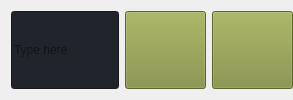
                        <widget class="QFrame" name="input_area">
                         <property name="sizePolicy">
                          <sizepolicy hsizetype="MinimumExpanding" vsizetype="MinimumExpanding">
                           <horstretch>0</horstretch>
                           <verstretch>0</verstretch>
                          </sizepolicy>
                         </property>
                         <property name="minimumSize">
                          <size>
                           <width>200</width>
                           <height>50</height>
                          </size>
                         </property>
                         <property name="frameShape">
                          <enum>QFrame::NoFrame</enum>
                         </property>
                         <property name="frameShadow">
                          <enum>QFrame::Raised</enum>
                         </property>
                         <layout class="QHBoxLayout" name="horizontalLayout_6" stretch="8,1,1">
                          <property name="rightMargin">
                           <number>0</number>
                          </property>
                          <item>
                           <widget class="QLineEdit" name="input">
                            <property name="sizePolicy">
                             <sizepolicy hsizetype="Expanding" vsizetype="Expanding">
                              <horstretch>0</horstretch>
                              <verstretch>0</verstretch>
                             </sizepolicy>
                            </property>
                            <property name="minimumSize">
                             <size>
                              <width>0</width>
                              <height>45</height>
                             </size>
                            </property>
                            <property name="styleSheet">
                             <string notr="true">background-color: rgb(33, 37, 43);</string>
                            </property>
                            <property name="text">
                             <string/>
                            </property>
                            <property name="placeholderText">
                             <string>Type here</string>
                            </property>
                           </widget>
                          </item>
                          <item>
                           <widget class="QPushButton" name="input_btn">
                            <property name="sizePolicy">
                             <sizepolicy hsizetype="Expanding" vsizetype="Expanding">
                              <horstretch>0</horstretch>
                              <verstretch>0</verstretch>
                             </sizepolicy>
                            </property>
                            <property name="minimumSize">
                             <size>
                              <width>81</width>
                              <height>45</height>
                             </size>
                            </property>
                            <property name="font">
                             <font>
                              <family>Segoe UI</family>
                              <pointsize>10</pointsize>
                              <italic>false</italic>
                              <bold>false</bold>
                             </font>
                            </property>
                            <property name="cursor">
                             <cursorShape>PointingHandCursor</cursorShape>
                            </property>
                            <property name="autoFillBackground">
                             <bool>false</bool>
                            </property>
                            <property name="styleSheet">
                             <string notr="true">QPushButton{
background-color: rgb(129, 141, 60);
border-color: rgb(129, 141, 60);
}</string>
                            </property>
                            <property name="text">
                             <string/>
                            </property>
                            <property name="icon">
                             <iconset resource="resources.qrc">
                              <normaloff>:/icons/images/icons/cil-input.png</normaloff>:/icons/images/icons/cil-input.png</iconset>
                            </property>
                            <property name="iconSize">
                             <size>
                              <width>24</width>
                              <height>24</height>
                             </size>
                            </property>
                            <property name="checkable">
                             <bool>false</bool>
                            </property>
                           </widget>
                          </item>
                          <item>
                           <widget class="QPushButton" name="mic_btn">
                            <property name="sizePolicy">
                             <sizepolicy hsizetype="Expanding" vsizetype="Expanding">
                              <horstretch>0</horstretch>
                              <verstretch>0</verstretch>
                             </sizepolicy>
                            </property>
                            <property name="minimumSize">
                             <size>
                              <width>81</width>
                              <height>45</height>
                             </size>
                            </property>
                            <property name="font">
                             <font>
                              <family>Segoe UI</family>
                              <pointsize>10</pointsize>
                              <italic>false</italic>
                              <bold>false</bold>
                             </font>
                            </property>
                            <property name="cursor">
                             <cursorShape>PointingHandCursor</cursorShape>
                            </property>
                            <property name="autoFillBackground">
                             <bool>false</bool>
                            </property>
                            <property name="styleSheet">
                             <string notr="true">QPushButton{
background-color: rgb(129, 141, 60);
border-color: rgb(129, 141, 60);
}</string>
                            </property>
                            <property name="text">
                             <string/>
                            </property>
                            <property name="icon">
                             <iconset resource="resources.qrc">
                              <normaloff>:/icons/images/icons/cil-microphone.png</normaloff>:/icons/images/icons/cil-microphone.png</iconset>
                            </property>
                            <property name="iconSize">
                             <size>
                              <width>24</width>
                              <height>24</height>
                             </size>
                            </property>
                           </widget>
                          </item>
                         </layout>
                        </widget>
